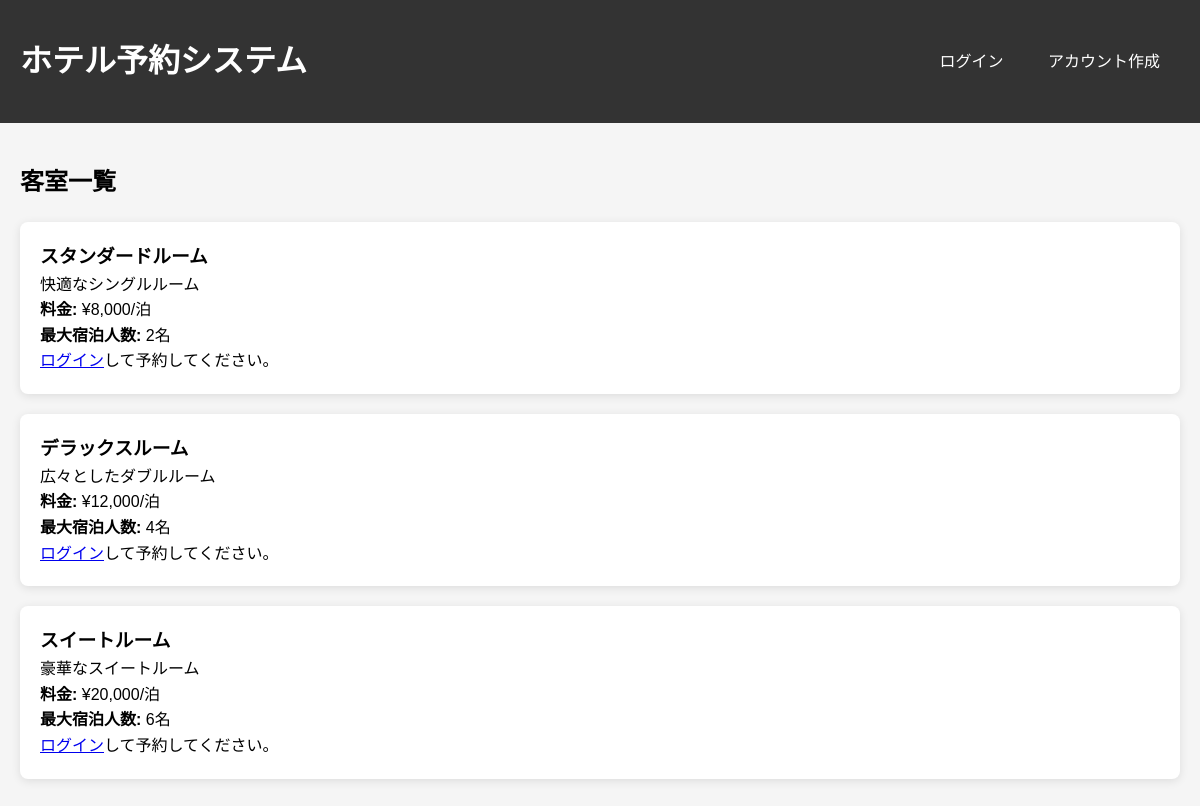
The page / on the database its author committed.
### tables this page shows
CREATE TABLE rooms (
    id INT AUTO_INCREMENT PRIMARY KEY,
    name VARCHAR(100) NOT NULL,
    description TEXT,
    price DECIMAL(10,2) NOT NULL,
    max_guests INT NOT NULL,
    created_at TIMESTAMP DEFAULT CURRENT_TIMESTAMP
);

### index.php (the view, shortened to what this page needs)
<?php
require_once 'config.php';
$stmt = $pdo->query("SELECT * FROM rooms ORDER BY price");
$rooms = $stmt->fetchAll();
?>
<!DOCTYPE html>
<html lang="ja">
<head>
    <link rel="stylesheet" href="style.css">
</head>
<body>
    <div class="header">
        <div class="container">
            <div class="nav">
                <h1>ホテル予約システム</h1>
                <div>
                    <?php if (isset($_SESSION['user_id'])): ?>
                        <span>こんにちは、<?php echo htmlspecialchars($_SESSION['username']); ?>さん</span>
                        <a href="my_bookings.php">予約履歴</a>
                        <?php if ($_SESSION['is_admin']): ?>
                            <a href="admin.php">管理画面</a>
                        <?php endif; ?>
                        <a href="logout.php">ログアウト</a>
                    <?php else: ?>
                        <a href="login.php">ログイン</a>
                        <a href="register.php">アカウント作成</a>
                    <?php endif; ?>
                </div>
            </div>
        </div>
    </div>
    <div class="container">
        <h2>客室一覧</h2>
        <?php foreach ($rooms as $room): ?>
            <div class="room-card">
                <h3><?php echo htmlspecialchars($room['name']); ?></h3>
                <p><?php echo htmlspecialchars($room['description']); ?></p>
                <p><strong>料金:</strong> ¥<?php echo number_format($room['price']); ?>/泊</p>
                <p><strong>最大宿泊人数:</strong> <?php echo $room['max_guests']; ?>名</p>
                <?php if (isset($_SESSION['user_id'])): ?>
                    <a href="?room_id=<?php echo $room['id']; ?>" class="btn">予約カレンダーを表示</a>
                    <?php if (isset($_GET['room_id']) && $_GET['room_id'] == $room['id']): ?>
                        <a href="booking.php?room_id=<?php echo $room['id']; ?>" class="btn">予約する</a>
                    <?php endif; ?>
                <?php else: ?>
                    <p><a href="login.php">ログイン</a>して予約してください。</p>
                <?php endif; ?>
            </div>
        <?php endforeach; ?>
    </div>
</body>
</html>

### style.css (style rules this page uses)
* { margin: 0; padding: 0; box-sizing: border-box; }
body { font-family: Arial, sans-serif; background-color: #f5f5f5; line-height: 1.6; }
.container { max-width: 1200px; margin: 0 auto; padding: 20px; }
.header { background: #333; color: white; padding: 1rem 0; margin-bottom: 20px; }
.nav { display: flex; justify-content: space-between; align-items: center; }
.nav a { color: white; text-decoration: none; margin: 0 10px; padding: 5px 10px; border-radius: 3px; }
.room-card { background: white; padding: 20px; border-radius: 8px; box-shadow: 0 2px 10px rgba(0,0,0,0.1); margin: 20px 0; }

### rows shown on the page
rooms: name "スタンダードルーム", description "快適なシングルルーム", price "8,000", max_guests "2"
rooms: name "デラックスルーム", description "広々としたダブルルーム", price "12,000", max_guests "4"
rooms: name "スイートルーム", description "豪華なスイートルーム", price "20,000", max_guests "6"
